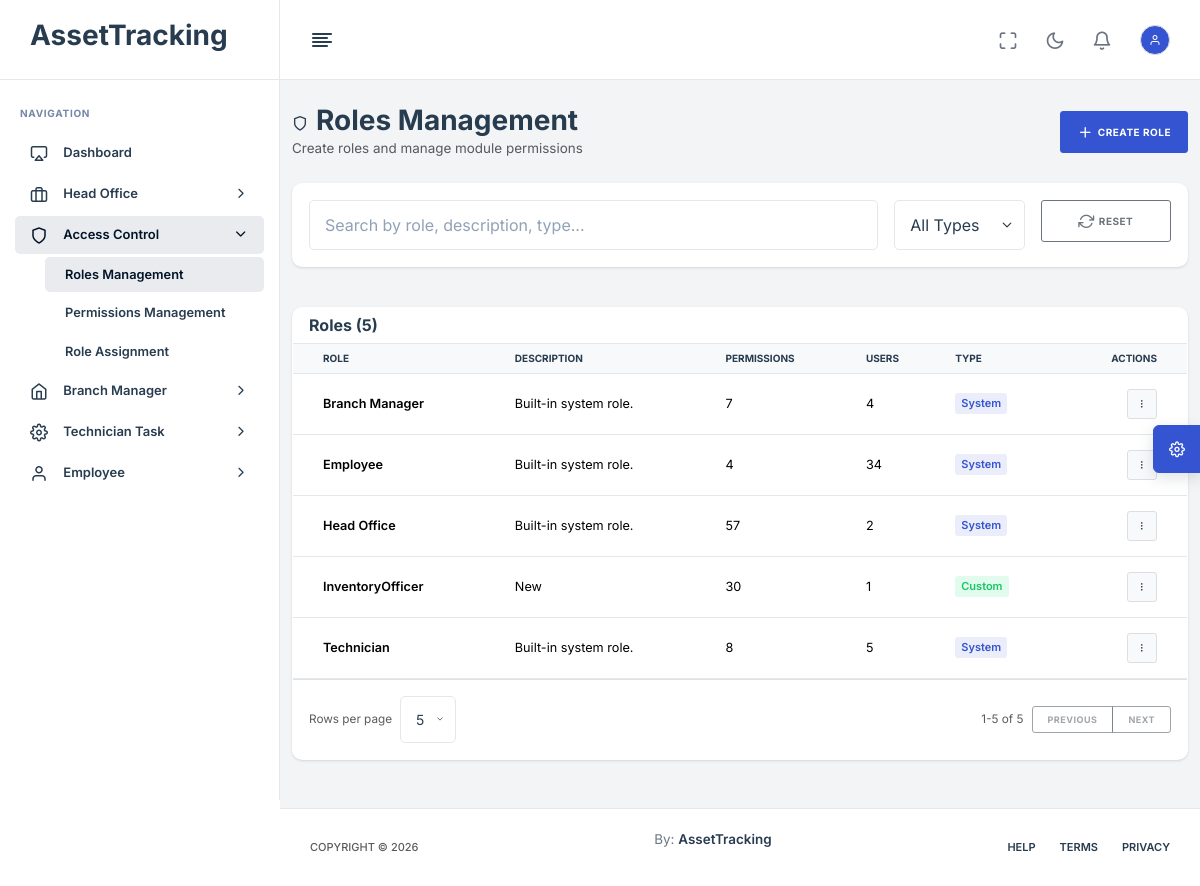
The page /head-office/access-control/roles/ (signed in) on the database as committed earlier.
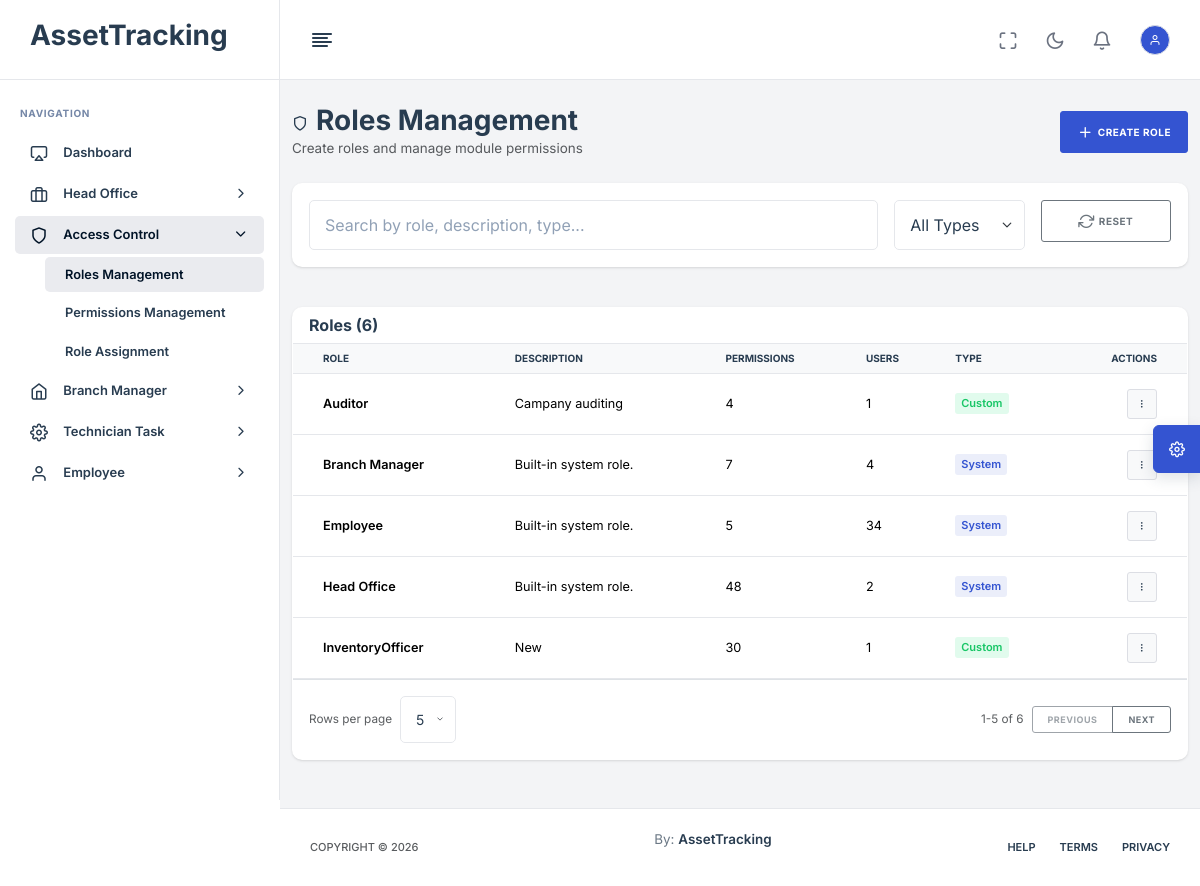
The same page on the database as committed later.
### App/models.py (models this page shows, shortened)
class Role(models.Model):
    name = models.CharField(max_length=100, unique=True)
    code = models.CharField(max_length=50, unique=True, null=True, blank=True)
    description = models.TextField(blank=True)
    is_system = models.BooleanField(default=False)
    permissions = models.ManyToManyField(Permission, through="RolePermission", related_name="roles", blank=True)
    created_at = models.DateTimeField(auto_now_add=True)
    class Meta:
        ordering = ["name"]

### App/views.py (the view)
# urls.py: path("head-office/access-control/roles/", access_control_roles, name="access_control_roles"),
@login_required
@permission_required("view_access_control")
def access_control_roles(request):
    roles = Role.objects.prefetch_related("permissions", "users").all()
    modules = Module.objects.prefetch_related("permissions").all()
    return render(request, "HeadOffice/AccessControlRoles.html", {"roles": roles, "modules": modules})

### App/access_control.py (called while the page is built, shortened)
def all_permission_codenames():
    return [codename for permissions in PERMISSION_DEFINITIONS.values() for codename, _ in permissions]

def user_has_permission(user, codename):
    if not user or not user.is_authenticated:
        return False
    if user.is_superuser or user.role == "HEAD_OFFICE":
        return True
    if getattr(user, "dynamic_role_id", None):
        return user.dynamic_role.permissions.filter(codename=codename).exists()
    role_permissions = DEFAULT_ROLE_PERMISSIONS.get(user.role, [])
    return role_permissions == "__all__" or codename in role_permissions

def get_user_permission_codenames(user):
    if not user or not user.is_authenticated:
        return []
    if user.is_superuser or user.role == "HEAD_OFFICE":
        return all_permission_codenames()

def build_accessible_menu(user):
    menu = []
    for group in MENU_DEFINITIONS:
        items = [
            {"label": label, "url_name": url_name, "permission": permission}
            for label, url_name, permission in group["items"]
            if user_has_permission(user, permission)
        ]
        if items:
            menu.append({"label": group["label"], "icon": group["icon"], "items": items})
    return menu

### App/context_processors.py (called while the page is built)
def access_control(request):
    user = getattr(request, "user", None)
    if not user or not user.is_authenticated:
        return {}
    return {
        "accessible_menu": build_accessible_menu(user),
        "user_permissions": get_user_permission_codenames(user),
    }

### App/models.py (called while the page is built)
    @property
    def effective_role_name(self):
        return self.dynamic_role.name if self.dynamic_role else self.get_role_display()

### templates/HeadOffice/AccessControlRoles.html (shortened to what this page needs)
{% extends "base.html" %}
{% block content %}
<div class="main-content">
<div class="container-fluid py-4">
    <div class="row mb-4">
        <div class="col-12">
            <div class="d-flex justify-content-between align-items-center">
                <div>
                    <h1 class="h3 mb-0"><i class="feather-shield me-2"></i>Roles Management</h1>
                    <p class="text-muted mb-0">Create roles and manage module permissions</p>
                </div>
                <button class="btn btn-primary" type="button" onclick="openRoleModal()">
                    <i class="feather-plus me-1"></i>Create Role
                </button>
            </div>
        </div>
    </div>
    <div class="row mb-3">
        <div class="col-12">
            <div class="card">
                <div class="card-body">
                    <div class="row g-3">
                        <div class="col-md-8">
                            <input type="text" class="form-control" id="searchRoles" data-table-search="#rolesTable" placeholder="Search by role, description, type...">
                        </div>
                        <div class="col-md-2">
                            <select class="form-select" id="filterRoleType" data-table-filter="#rolesTable" data-filter-column="5">
                                <option value="">All Types</option>
                            </select>
                        </div>
                        <div class="col-md-2">
                            <button class="btn btn-outline-secondary w-100" onclick="resetRoleFilters()">
                                <i class="feather-refresh-cw me-1"></i>Reset
                            </button>
                        </div>
                    </div>
                </div>
            </div>
        </div>
    </div>
    <div class="row">
        <div class="col-12">
        <div class="card">
            <div class="card-header">
                <h5 class="card-title mb-0">Roles ({{ roles.count }})</h5>
            </div>
            <div class="card-body p-0">
                <div class="table-responsive">
                <table class="table table-hover table-sm align-middle mb-0" id="rolesTable">
                    <thead class="table-light">
                        <tr>
                            <th>Role</th>
                            <th>Description</th>
                            <th>Permissions</th>
                            <th>Users</th>
                            <th>Type</th>
                            <th class="text-end">Actions</th>
                        </tr>
                    </thead>
                    <tbody>
                        {% for role in roles %}
                        <tr data-search-row-id="{{ role.id }}">
                            <td class="fw-semibold">{{ role.name }}</td>
                            <td>{{ role.description|default:"-" }}</td>
                            <td>{{ role.permissions.count }}</td>
                            <td>{{ role.users.count }}</td>
                            <td>{% if role.is_system %}<span class="badge bg-soft-primary text-primary">System</span>{% else %}<span class="badge bg-soft-success text-success">Custom</span>{% endif %}</td>
                            <td class="text-end">
                                <div class="dropdown action-menu">
                                    <button class="btn btn-light btn-sm action-menu-btn" type="button" data-bs-toggle="dropdown">
                                        <i class="feather-more-vertical"></i>
                                    </button>
                                </div>
                            </td>
                        </tr>
                        {% empty %}
                        <tr><td colspan="6" class="text-center py-4 text-muted">No roles available.</td></tr>
                        {% endfor %}
                    </tbody>
                </table>
                </div>
            </div>
        </div>
        </div>
    </div>
</div>
</div>
{% endblock %}

### templates/base.html (shortened to what this page needs)
{% load static %}
<html lang="zxx">
<head>
    <link rel="stylesheet" type="text/css" href="{% static 'assets/css/bootstrap.min.css' %}" />
    <link rel="stylesheet" type="text/css" href="{% static 'assets/vendors/css/vendors.min.css' %}" />
    <link rel="stylesheet" type="text/css" href="{% static 'assets/vendors/css/daterangepicker.min.css' %}" />
    <link rel="stylesheet" type="text/css" href="{% static 'assets/css/theme.min.css' %}" />
</head>
<body {% block body_attrs %}{% endblock %}>
    <nav class="nxl-navigation">
        <div class="navbar-wrapper">
            <div class="m-header">
                <a href="#" class="b-brand">
                    <h3>AssetTracking</h3>
                </a>
            </div>
            <div class="navbar-content">
                <ul class="nxl-navbar">
                    <li class="nxl-item nxl-caption">
                        <label>Navigation</label>
                    </li>
                    {% if request.user.is_authenticated %}
                        <li class="nxl-item nxl-hasmenu">
                            <a href="{% url 'dashboard_redirect' %}" class="nxl-link">
                                <span class="nxl-micon"><i class="feather-airplay"></i></span>
                                <span class="nxl-mtext">Dashboard</span>
                            </a>
                        </li>
                        {% for menu_group in accessible_menu %}
                            <li class="nxl-item nxl-hasmenu">
                                <a href="javascript:void(0);" class="nxl-link">
                                    <span class="nxl-micon"><i class="{{ menu_group.icon }}"></i></span>
                                    <span class="nxl-mtext">{{ menu_group.label }}</span><span class="nxl-arrow"><i class="feather-chevron-right"></i></span>
                                </a>
                                <ul class="nxl-submenu">
                                    {% for menu_item in menu_group.items %}
                                        <li class="nxl-item" data-required-permission="{{ menu_item.permission }}"><a class="nxl-link" href="{% url menu_item.url_name %}">{{ menu_item.label }}</a></li>
                                    {% endfor %}
                                </ul>
                            </li>
                        {% endfor %}
                    {% endif %}
                </ul>
            </div>
        </div>
    </nav>
    <header class="nxl-header">
        <div class="header-wrapper">
            <div class="header-left d-flex align-items-center gap-4">
                <div class="nxl-navigation-toggle">
                    <a href="javascript:void(0);" id="menu-mini-button">
                        <i class="feather-align-left"></i>
                    </a>
                </div>
            </div>
            <div class="header-right ms-auto">
                <div class="d-flex align-items-center">
                    <div class="nxl-h-item d-none d-sm-flex">
                        <div class="full-screen-switcher">
                            <a href="javascript:void(0);" class="nxl-head-link me-0"
                                onclick="$('body').fullScreenHelper('toggle');">
                                <i class="feather-maximize maximize"></i>
                            </a>
                        </div>
                    </div>
                    <div class="nxl-h-item dark-light-theme">
                        <a href="javascript:void(0);" class="nxl-head-link me-0 dark-button">
                            <i class="feather-moon"></i>
                        </a>
                    </div>
                    <div class="dropdown nxl-h-item">
                        <a class="nxl-head-link me-3" data-bs-toggle="dropdown" href="#" role="button"
                            data-bs-auto-close="outside">
                            <i class="feather-bell"></i>
                        </a>
                    </div>
                    <div class="dropdown nxl-h-item">
                        <a href="javascript:void(0);" data-bs-toggle="dropdown" role="button"
                            data-bs-auto-close="outside">
                            <span class="avatar-text avatar-md bg-primary text-white"><i class="feather-user"></i></span>
                        </a>
                    </div>
                </div>
            </div>
    </header>
    <main class="nxl-container">
        {% block content %}
        {% endblock %}
        <footer class="footer">
            <p class="fs-11 text-muted fw-medium text-uppercase mb-0 copyright">
                <span>Copyright ©</span>
            </p>
            <p><span>By: <a href="">AssetTracking</a></span></p>
            <div class="d-flex align-items-center gap-4">
                <a href="javascript:void(0);" class="fs-11 fw-semibold text-uppercase">Help</a>
                <a href="javascript:void(0);" class="fs-11 fw-semibold text-uppercase">Terms</a>
                <a href="javascript:void(0);" class="fs-11 fw-semibold text-uppercase">Privacy</a>
            </div>
        </footer>
    </main>
    <div class="theme-customizer">
        <div class="customizer-handle">
            <a href="javascript:void(0);" class="cutomizer-open-trigger bg-primary">
                <i class="feather-settings"></i>
            </a>
        </div>
    </div>
</body>
</html>

### templates/base.html (style rules this page uses)
table.table { font-size: 0.792rem; line-height: 1.25; }
table.table tbody tr { border-top-width: 1px; }
.action-menu-btn { width: 30px; height: 30px; display: inline-flex; align-items: center; justify-content: center; padding: 0; }

Rows that differ between the two databases and show on the page:
no longer on this page (row unchanged): Role: name "Technician", description "Built-in system role.", permissions.count "8", users.count "5", is_system "System"
added Role: name "Auditor", description "Campany auditing", permissions.count "4", users.count "1", is_system "Custom"
computed for Role "Employee": permissions.count "4" → "5"
computed for Role "Head Office": permissions.count "57" → "48"
Other text that changed with them:
{{ roles.count }}: "5" → "6"
text written by a page script: "Rows per page 1-5 of 5 PREVIOUS NEXT" → "Rows per page 1-5 of 6 PREVIOUS NEXT"
